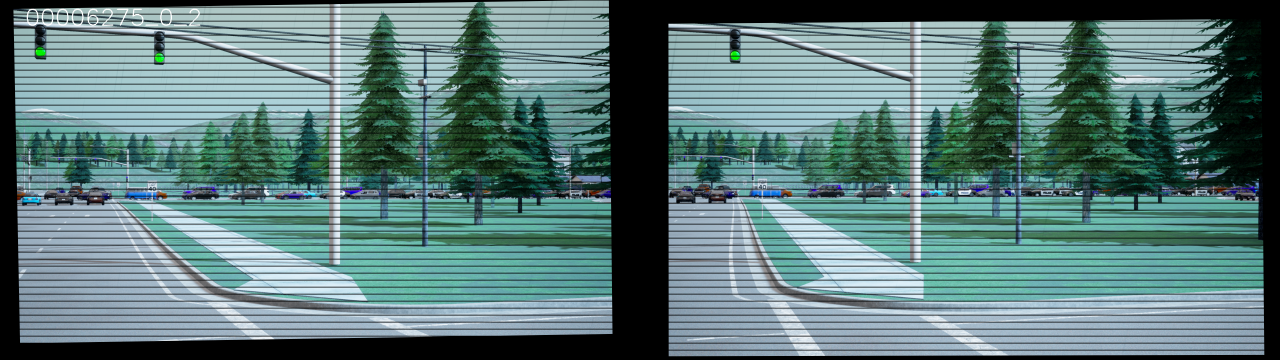
#> input picture assets/prediction.png, 2560 x 720 px (shown at 1/2 size)
$ python make_video_torc.py --input_folder assets --output_file out.avi
#> lines starting #> are read from the running program, lines starting #| are printed output that depends on the picture
import cv2
import os
import argparse
from tqdm import tqdm

def create_video(input_folder, output_file, fps=30, target_width=1024, target_height=512):
    # Get the list of PNG files in the input folder
#> called with input_folder = 'assets', output_file = 'out.avi', fps = 15, target_width = 512, target_height = 256
    image_files = [f for f in os.listdir(input_folder) if f.endswith('.png')]

    # Sort the image files based on their names
    image_files.sort()

    # Read the dimensions of the first image to set video dimensions
    first_image = cv2.imread(os.path.join(input_folder, image_files[0]))
#> first_image is the input picture: shape (720, 2560, 3); mean B, G, R 121.4, 122.1, 91.9
    height, width, layers = first_image.shape
#> height = 720; width = 2560; layers = 3

    # Resize dimensions
    resize_dimensions = (target_width, target_height)

    # Define the codec and create a VideoWriter object
    fourcc = cv2.VideoWriter_fourcc(*'mp4v')
    video = cv2.VideoWriter(output_file, fourcc, fps, resize_dimensions)

    # Iterate through the sorted image files, resize them, and add to the video
    for image_file in tqdm(sorted(image_files)):
        image_path = os.path.join(input_folder, image_file)
        frame = cv2.imread(image_path)
        resized_frame = cv2.resize(frame, resize_dimensions)
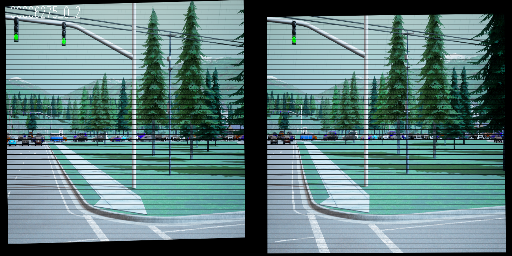
#> resized_frame: shape (256, 512, 3); mean B, G, R 123, 123.4, 93.4
        video.write(resized_frame)
#> pass 2 of the loop in create_video, `for image_file in tqdm(sorted(image_files)):`:
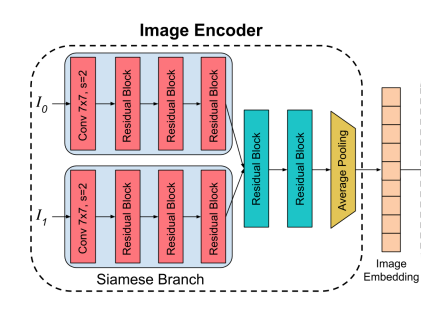
#> input picture assets/structure.png, 421 x 314 px
#> in create_video, frame is the input picture: shape (314, 421, 3); mean B, G, R 216, 215.9, 225.6
#> in create_video, `resized_frame = cv2.resize(frame, resize_dimensions)`:
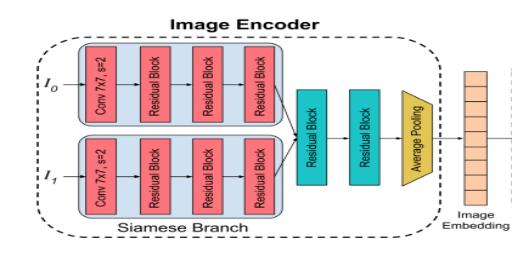
#> resized_frame: shape (256, 512, 3); mean B, G, R 216.1, 216, 225.7

    # Release the VideoWriter object
    video.release()

def main():
    parser = argparse.ArgumentParser(description='Create a video from PNG images.')
    parser.add_argument('--input_folder', required=True, help='Path to the input folder containing PNG images.')
    parser.add_argument('--output_file', required=True, help='Path to the output video file.')
    parser.add_argument('--fps', type=int, default=15, help='Frames per second for the video.')
    parser.add_argument('--width', type=int, default=512, help='Target width for resizing images.')
    parser.add_argument('--height', type=int, default=256, help='Target height for resizing images.')

    args = parser.parse_args()

    create_video(args.input_folder, args.output_file, args.fps, args.width, args.height)

if __name__ == "__main__":
    main()
